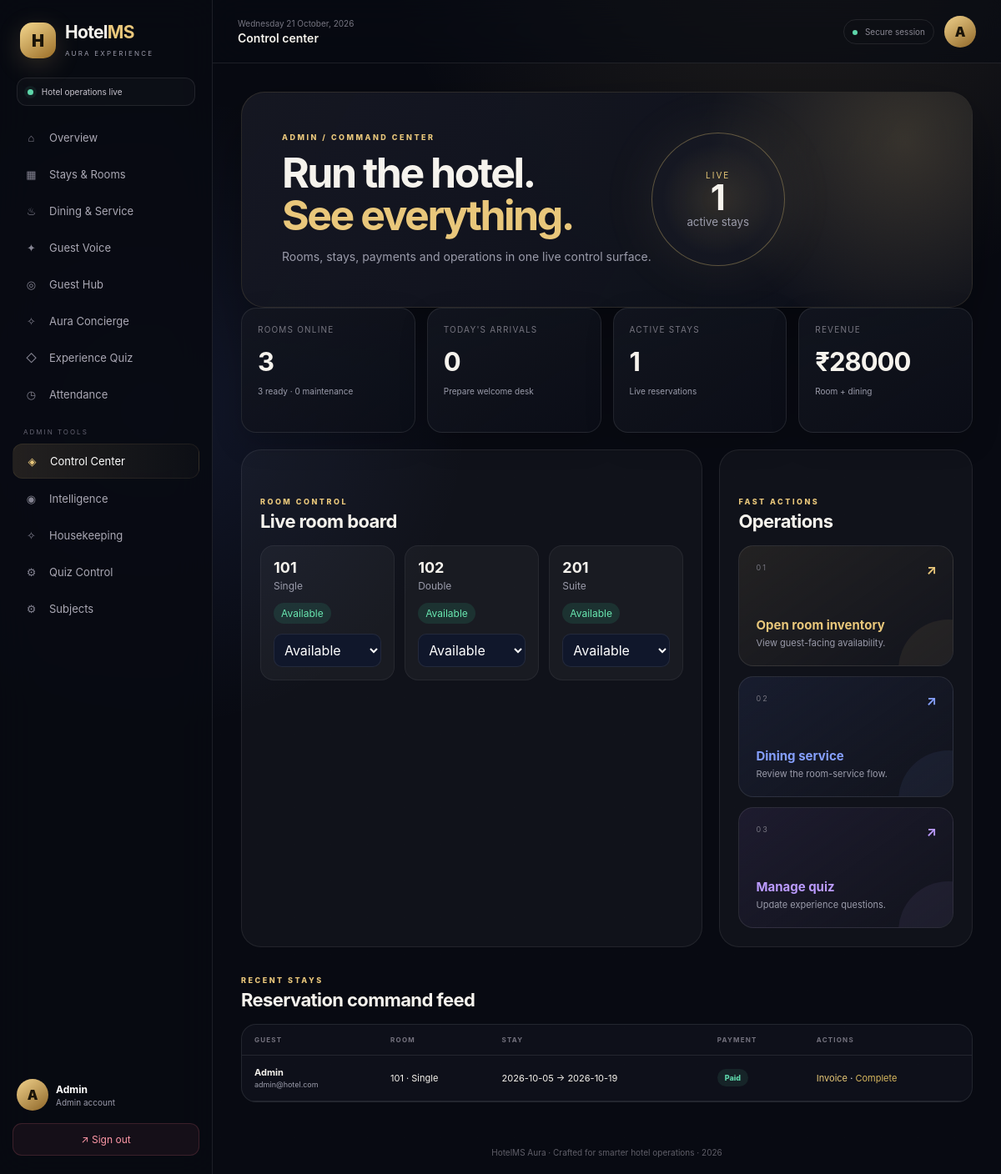
Page /admin/control (signed in) on the committed database.
### models.py (models this page shows, shortened)
class User(UserMixin, db.Model):
    id = db.Column(db.Integer, primary_key=True)
    name = db.Column(db.String(120), nullable=False)
    email = db.Column(db.String(120), unique=True, nullable=False)
    password_hash = db.Column(db.String(255), nullable=False)
    role = db.Column(db.String(20), nullable=False, default="guest")
    created_at = db.Column(db.DateTime, default=datetime.utcnow)

class Room(db.Model):
    id = db.Column(db.Integer, primary_key=True)
    room_number = db.Column(db.String(10), unique=True, nullable=False)
    room_type = db.Column(db.String(50), nullable=False)  # Single, Double, Suite
    price_per_night = db.Column(db.Float, nullable=False)
    status = db.Column(db.String(20), default="available")  # available, booked, maintenance

class Booking(db.Model):
    id = db.Column(db.Integer, primary_key=True)
    guest_id = db.Column(db.Integer, db.ForeignKey("user.id"), nullable=False)
    room_id = db.Column(db.Integer, db.ForeignKey("room.id"), nullable=False)
    check_in = db.Column(db.Date, nullable=False)
    check_out = db.Column(db.Date, nullable=False)
    payment_status = db.Column(db.String(20), default="pending")  # pending, paid
    status = db.Column(db.String(20), default="confirmed")  # confirmed, cancelled, completed
    created_at = db.Column(db.DateTime, default=datetime.utcnow)
    guest = db.relationship("User", backref="bookings")
    room = db.relationship("Room", backref="bookings")

### routes/admin_routes.py (the view)
@admin_bp.route('/control')
@admin_required
def control():
    rooms = Room.query.order_by(Room.room_number).all()
    bookings = Booking.query.order_by(Booking.created_at.desc()).all()
    today = date.today()
    paid_room = sum(b.room.price_per_night * max(0, (b.check_out - b.check_in).days)
                    for b in bookings if b.payment_status == 'paid' and b.status != 'cancelled')
    dining = sum(o.total_bill for o in Order.query.all() if o.status != 'cancelled')
    metrics = {
        'rooms': len(rooms),
        'ready': sum(r.status == 'available' for r in rooms),
        'maintenance': sum(r.status == 'maintenance' for r in rooms),
        'stays': sum(b.status == 'confirmed' for b in bookings),
        'today_checkins': sum(b.status == 'confirmed' and b.check_in == today for b in bookings),
        'revenue': paid_room + dining,
    }
    return render_template('admin/control.html', rooms=rooms, bookings=bookings[:8], metrics=metrics)

### routes/admin_routes.py (called while the page is built)
def admin_required(view):
    @wraps(view)
    @login_required
    def wrapped(*args, **kwargs):
        if current_user.role != 'admin':
            abort(403)
        return view(*args, **kwargs)
    return wrapped

### templates/admin/control.html (shortened to what this page needs)
{% extends "base.html" %}
{% block pagetitle %}Control center{% endblock %}
{% block content %}
<section class="hero-card admin-hero">
  <div class="hero-copy"><span class="eyebrow">ADMIN / COMMAND CENTER</span><h1>Run the hotel.<br><em>See everything.</em></h1><p>Rooms, stays, payments and operations in one live control surface.</p></div>
  <div class="command-orb"><span>LIVE</span><strong>{{ metrics.stays }}</strong><small>active stays</small></div>
</section>
<div class="stats-grid">
 <div class="stat-card"><small>Rooms online</small><strong>{{ metrics.rooms }}</strong><span class="stat-note">{{ metrics.ready }} ready · {{ metrics.maintenance }} maintenance</span></div>
 <div class="stat-card"><small>Today's arrivals</small><strong>{{ metrics.today_checkins }}</strong><span class="stat-note">Prepare welcome desk</span></div>
 <div class="stat-card"><small>Active stays</small><strong>{{ metrics.stays }}</strong><span class="stat-note">Live reservations</span></div>
 <div class="stat-card"><small>Revenue</small><strong>₹{{ '%.0f'|format(metrics.revenue) }}</strong><span class="stat-note">Room + dining</span></div>
</div>
<div class="admin-grid">
 <section class="panel"><div class="section-heading"><div><span class="eyebrow">ROOM CONTROL</span><h2>Live room board</h2></div></div>
  <div class="room-board">{% for room in rooms %}<div class="room-tile"><div><b>{{ room.room_number }}</b><span>{{ room.room_type }}</span></div><span class="room-state state-{{ room.status }}">{{ room.status }}</span><form method="POST" action="{{ url_for('admin.update_room_status', room_id=room.id) }}"><select name="status" onchange="this.form.submit()"><option value="available" {% if room.status=='available' %}selected{% endif %}>Available</option><option value="maintenance" {% if room.status=='maintenance' %}selected{% endif %}>Maintenance</option></select></form></div>{% endfor %}</div>
 </section>
 <section class="panel"><div class="section-heading"><div><span class="eyebrow">FAST ACTIONS</span><h2>Operations</h2></div></div>
  <div class="action-stack"><a href="{{ url_for('booking.rooms') }}" class="feature-card feature-gold"><span>01</span><div><b>Open room inventory</b><p>View guest-facing availability.</p></div><strong>↗</strong></a><a href="{{ url_for('service.menu') }}" class="feature-card feature-blue"><span>02</span><div><b>Dining service</b><p>Review the room-service flow.</p></div><strong>↗</strong></a><a href="{{ url_for('quiz.manage_questions') }}" class="feature-card feature-violet"><span>03</span><div><b>Manage quiz</b><p>Update experience questions.</p></div><strong>↗</strong></a></div>
 </section>
</div>
<div class="section-heading"><div><span class="eyebrow">RECENT STAYS</span><h2>Reservation command feed</h2></div></div>
<div class="glass-table"><table class="data-table"><thead><tr><th>Guest</th><th>Room</th><th>Stay</th><th>Payment</th><th>Actions</th></tr></thead><tbody>{% for b in bookings %}<tr><td><b>{{ b.guest.name }}</b><br><span class="muted">{{ b.guest.email }}</span></td><td>{{ b.room.room_number }} · {{ b.room.room_type }}</td><td>{{ b.check_in }} → {{ b.check_out }}</td><td><span class="status status-{{ b.payment_status }}">{{ b.payment_status }}</span></td><td><a class="text-link" href="{{ url_for('admin.invoice', booking_id=b.id) }}">Invoice</a>{% if b.status == 'confirmed' %} · <form class="inline-form" method="POST" action="{{ url_for('admin.complete_booking', booking_id=b.id) }}"><button class="link-button">Complete</button></form>{% endif %}</td></tr>{% else %}<tr><td colspan="5">No reservations yet.</td></tr>{% endfor %}</tbody></table></div>
{% endblock %}

### templates/base.html (shortened to what this page needs)
<!doctype html>
<html lang="en">
<head>
    <link rel="stylesheet" href="{{ url_for('static', filename='css/style.css') }}">
</head>
<body class="{% if current_user.is_authenticated %}app-shell{% else %}auth-shell{% endif %}">
{% if current_user.is_authenticated %}
<aside class="sidebar" id="sidebar">
    <div class="brand">
        <div class="brandmark">H</div>
        <div><h2>Hotel<span>MS</span></h2><small>AURA EXPERIENCE</small></div>
    </div>
    <div class="welcome-mini"><span class="pulse"></span> Hotel operations live</div>
    <nav class="nav">
        <a href="{{ url_for('auth.dashboard') }}" class="{{ 'active' if request.endpoint == 'auth.dashboard' }}"><i>⌂</i> Overview</a>
        <a href="{{ url_for('booking.rooms') }}" class="{{ 'active' if request.blueprint == 'booking' }}"><i>▦</i> Stays & Rooms</a>
        <a href="{{ url_for('service.menu') }}" class="{{ 'active' if request.blueprint == 'service' }}"><i>♨</i> Dining & Service</a>
        <a href="{{ url_for('review.list_reviews') }}" class="{{ 'active' if request.blueprint == 'review' }}"><i>✦</i> Guest Voice</a>
        <a href="{{ url_for('advanced.guest_hub') }}" class="{{ 'active' if request.endpoint == 'advanced.guest_hub' }}"><i>◎</i> Guest Hub</a>
        <a href="{{ url_for('advanced.concierge') }}" class="{{ 'active' if request.endpoint == 'advanced.concierge' }}"><i>✧</i> Aura Concierge</a>
        <a href="{{ url_for('quiz.quiz_home') }}" class="{{ 'active' if request.blueprint == 'quiz' }}"><i>◇</i> Experience Quiz</a>
        {% if current_user.role in ['teacher', 'admin'] %}
        <a href="{{ url_for('attendance.mark_attendance') }}" class="{{ 'active' if request.blueprint == 'attendance' }}"><i>◷</i> Attendance</a>
        {% elif current_user.role == 'student' %}
        <a href="{{ url_for('attendance.my_attendance') }}" class="{{ 'active' if request.blueprint == 'attendance' }}"><i>◷</i> My Attendance</a>
        {% endif %}
        {% if current_user.role == 'admin' %}
        <div class="nav-label">ADMIN TOOLS</div>
        <a href="{{ url_for('admin.control') }}" class="{{ 'active' if request.blueprint == 'admin' }}"><i>◈</i> Control Center</a>
        <a href="{{ url_for('advanced.analytics') }}" class="{{ 'active' if request.endpoint == 'advanced.analytics' }}"><i>◉</i> Intelligence</a>
        <a href="{{ url_for('housekeeping.board') }}" class="{{ 'active' if request.blueprint == 'housekeeping' }}"><i>✧</i> Housekeeping</a>
        <a href="{{ url_for('quiz.manage_questions') }}"><i>⚙</i> Quiz Control</a>
        <a href="{{ url_for('attendance.manage_subjects') }}"><i>⚙</i> Subjects</a>
        {% endif %}
    </nav>
    <div class="sidebar-bottom">
        <div class="mini-profile"><div class="avatar">{{ current_user.name[0]|upper }}</div><div><strong>{{ current_user.name }}</strong><small>{{ current_user.role|capitalize }} account</small></div></div>
        <a class="logout" href="{{ url_for('auth.logout') }}">↗ Sign out</a>
    </div>
</aside>
<main class="main">
    <header class="topbar">
        <div class="top-left"><button class="menu" id="menuBtn">☰</button><div><div class="date" id="date"></div><h3>{% block pagetitle %}Welcome back{% endblock %}</h3></div></div>
        <div class="top-right"><div class="top-status"><span></span> Secure session</div><div class="avatar">{{ current_user.name[0]|upper }}</div></div>
    </header>
    <section class="content">
{% else %}
<main class="auth-wrapper">
{% endif %}
    {% block content %}{% endblock %}
{% if current_user.is_authenticated %}
    </section>
    <footer>HotelMS Aura · Crafted for smarter hotel operations · 2026</footer>
</main>
{% else %}
</main>
{% endif %}
</body>
</html>

### rows in the picture
User: name "A", name "Admin", role "Admin"
Room: room_number "101", room_type "Single", status "Available"
Room: room_number "102", room_type "Double", status "Available"
Room: room_number "201", room_type "Suite", status "Available"
Booking: guest.name "Admin", guest.email "admin@hotel.com", room.room_number "101", room.room_type "Single", check_in "2026-10-05", check_out "2026-10-19", payment_status "Paid"

### other values in the picture
{{ metrics.stays }} "1"
{{ metrics.rooms }} "3"
{{ metrics.ready }} "3"
{{ metrics.maintenance }} "0"
{{ metrics.today_checkins }} "0"
{{ '%.0f'|format(metrics.revenue) }} "28000"
